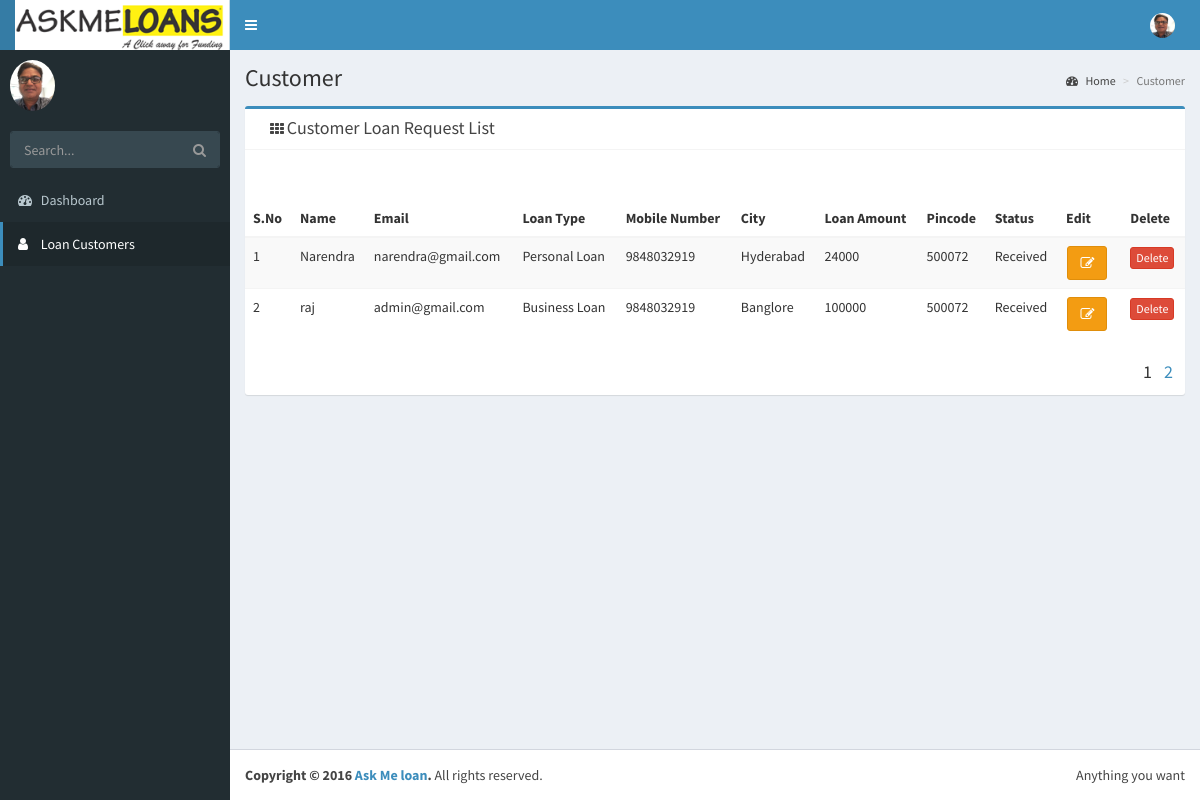
The app's page /Site_Admin/merchant.php with its own data.
### tables this page shows
CREATE TABLE `loanuser` (
  `id` int(11) NOT NULL,
  `name` varchar(200) NOT NULL,
  `email` varchar(200) NOT NULL,
  `loantype` varchar(200) NOT NULL,
  `phone` varchar(200) NOT NULL,
  `city` varchar(200) NOT NULL,
  `amount` varchar(200) NOT NULL,
  `pincode` varchar(200) NOT NULL,
  `message` varchar(200) NOT NULL,
  `time` varchar(200) NOT NULL,
  `autoid` varchar(200) NOT NULL,
  `status` varchar(200) NOT NULL
);

### Site_Admin/merchant.php (the view, shortened to what this page needs)
<?php
include "header.php";
include "sidebar.php";
?>
  <div class="content-wrapper">
    <section class="content-header">
      <h1>Customer
      </h1>
      <ol class="breadcrumb">
        <li><a href="#"><i class="fa fa-dashboard"></i> Home</a></li>
        <li class="active">Customer </li>
      </ol>
    </section>
    <section class="content">
      <div class="row">
		<div class="col-md-12">
				<div class="box box-primary">
            <div class="box-header with-border">
              <div class="col-md-6">
				<i class="fa fa-th"></i>
				<h3 class="box-title">Customer Loan Request List</h3>
			  </div>
            </div>
            <div class="box-body">
			<?php
$start=0;
$limit=2;
if(isset($_GET['id']))
{
    $id=$_GET['id'];
    $start=($id-1)*$limit;
}
else{
    $id=1;
}
$query=mysql_query("select * from loanuser LIMIT $start, $limit");
?>
<ul>
				<div class="col-sm-6"></div></div><div class="row"><div class="col-sm-12"><table id="example1" class="table table-bordered table-striped dataTable" role="grid" aria-describedby="example1_info">
			<table class="table table-striped">
			<thead>
			<th>S.No</th>
			<th>Name</th>
			<th>Email</th>
			<th>Loan Type</th>
			<th>Mobile Number</th>
			<th>City</th>
			<th>Loan Amount</th>
			<th>Pincode</th>
			<th>Status</th>
			<th>Edit</th>
			<th>Delete</th>
			</thead>
			<tbody>
			<?php
$i=0;
while($result1=mysql_fetch_array($query))
{ ?>
			<tr>
			<td><?php echo ++$i; ?></td>
			<td><?php echo $result1['name']; ?></td>
			<td><?php echo $result1['email']; ?></td>
			<td><?php echo $result1['loantype']; ?></td>
			<td><?php echo $result1['phone']; ?></td>
			<td><?php echo $result1['city']; ?></td>
			<td><?php echo $result1['amount']; ?></td>
			<td><?php echo $result1['pincode']; ?></td>
			<td><?php echo $result1['status']; ?></td>
			<td align="center"><a class="btn btn-warning btn-minier" href="editloanuser.php?id=<?php echo $result1['id']; ?>" data-toggle="modal" data-id="<?php echo $row['id']; ?>"><i class="fa fa-edit"></i></a> &nbsp;</td>
			<td><a href="deleteloanuser.php?id=<?php echo $result1['id']; ?>"><button class="btn btn-danger btn-xs">Delete</button></a></td>
			</tr>
<?php } ?>
			</tbody>
			</table>
			<div id="content">
<?php
$rows=mysql_num_rows(mysql_query("select * from loanuser"));
$total=ceil($rows/$limit);
?>
<ul class='page'>
<?php
        for($i=1;$i<=$total;$i++)
        {
            if($i==$id) { echo "<li class='current'>".$i."</li>"; }
            else { echo "<li><a href='?id=".$i."'>".$i."</a></li>"; }
        }
?>
</ul>
</div>
			  <div class="col-md-7">
          </div>
        </div>
		</div>
	  </div>
    </section>
  </div>
  <footer class="main-footer">
    <div class="pull-right hidden-xs">
      Anything you want
    </div>
    <strong>Copyright &copy; 2016 <a href="#">Ask Me loan</a>.</strong> All rights reserved.
  </footer>
</div>
</body>
</html>

### Site_Admin/header.php (shortened to what this page needs)
<?php
$id=$_SESSION['id'];
?>
<!DOCTYPE html>
<html>
<head>
  <link rel="stylesheet" href="dist/bootstrap/css/bootstrap.min.css">
  <link rel="stylesheet" href="https://cdnjs.cloudflare.com/ajax/libs/font-awesome/4.5.0/css/font-awesome.min.css">
  <link rel="stylesheet" href="https://cdnjs.cloudflare.com/ajax/libs/ionicons/2.0.1/css/ionicons.min.css">
  <link rel="stylesheet" href="dist/css/Admin.css">
  <link rel="stylesheet" href="dist/css/skins/skin-blue.min.css">
</head>
<body class="hold-transition skin-blue sidebar-mini">
<div class="wrapper">
  <header class="main-header">
    <a href="home.php" class="logo">
      <span class="logo-lg"><img src="images/logo.png" width="215px;"/></span>
    </a>
    <nav class="navbar navbar-static-top" role="navigation">
      <a href="#" class="sidebar-toggle" data-toggle="offcanvas" role="button">
      </a>
      <div class="navbar-custom-menu">
        <ul class="nav navbar-nav">
          <li class="dropdown user user-menu">
            <a href="#" class="dropdown-toggle" data-toggle="dropdown">
              <img src="dist/img/admin.png" class="user-image" alt="User Image">
            </a>
          </li>
        </ul>
      </div>
    </nav>
  </header>

### Site_Admin/sidebar.php (shortened to what this page needs)
<aside class="main-sidebar">
    <section class="sidebar">
      <div class="user-panel">
        <div class="pull-left image">
          <img src="dist/img/admin.png" class="img-circle" alt="User Image">
        </div>
        <div class="pull-left info">
		 <?php
			  $result=mysql_query("select * from login where id='$id'");
			  while($row=mysql_fetch_array($result)){ ?>
          <p><?php echo $row['name']; ?></p>
			  <?php } ?>
        </div>
      </div>
      <form action="#" method="get" class="sidebar-form">
        <div class="input-group">
          <input type="text" name="q" class="form-control" placeholder="Search...">
              <span class="input-group-btn">
                <button type="submit" name="search" id="search-btn" class="btn btn-flat"><i class="fa fa-search"></i>
                </button>
              </span>
        </div>
      </form>
      <ul class="sidebar-menu">
        <li><a href="home.php"><i class="fa fa-dashboard"></i> <span>Dashboard</span></a></li>
		<li  class="active"><a href="merchant.php"><i class="fa fa-user"></i> <span>Loan Customers</span></a></li>
      </ul>
    </section>
  </aside>

### Site_Admin/merchant.php (style rules this page uses)
.page { float:right; list-style-type:none; display:inline-flex; letter-spacing:12px; font-size:18px; }

### records on screen
loanuser: name "Narendra", email "narendra@gmail.com", loantype "Personal Loan", phone "9848032919", city "Hyderabad", amount "24000", pincode "500072", status "Received"
loanuser: name "raj", email "admin@gmail.com", loantype "Business Loan", phone "9848032919", city "Banglore", amount "100000", pincode "500072", status "Received"
